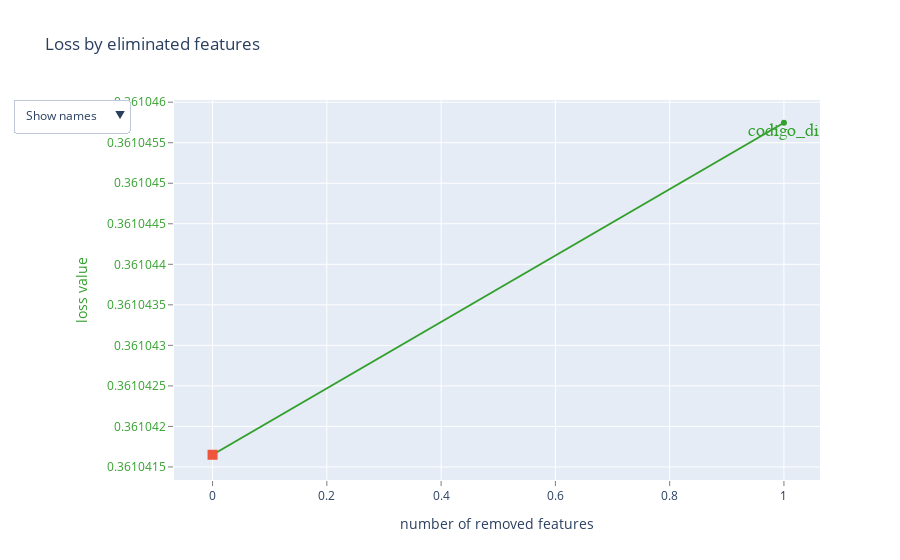

Notebook source saved alongside this figure:
### Code cell
## RFE Catboost
rfe_dict = model_ctb.select_features(X = dt_ax, 
                                     y = dt_ay, 
                                     features_for_select = '0-25',
                                     num_features_to_select = 25,
                                     steps = 2,
                                     train_final_model = False,
                                     plot = True)

### Figure 1 — Plotly figure (JSON) as saved in the notebook; plotly's stock layout.template omitted (floating-point values rounded to 4 significant figures)
{"data": [{"line": {"color": "rgb(51,160,44)"}, "mode": "lines+markers", "name": "", "text": ["", "codigo_di"], "type": "scatter", "visible": true, "x": [0, 1], "y": [0.361, 0.361]}, {"marker": {"size": 10, "symbol": "square"}, "mode": "markers", "name": "", "text": [""], "type": "scatter", "visible": true, "x": [0], "y": [0.361]}, {"mode": "text", "name": "", "text": ["", "1"], "textfont": {"color": "rgb(51,160,44)", "family": "sans serif", "size": 18}, "textposition": "bottom center", "type": "scatter", "visible": false, "x": [0, 1], "y": [0.361, 0.361]}, {"mode": "text", "name": "", "text": ["", "codigo_di"], "textfont": {"color": "rgb(51,160,44)", "family": "sans serif", "size": 18}, "textposition": "bottom center", "type": "scatter", "visible": true, "x": [0, 1], "y": [0.361, 0.361]}], "layout": {"autosize": true, "showlegend": false, "title": {"text": "Loss by eliminated features"}, "updatemenus": [{"active": 2, "buttons": [{"args": [{"visible": [true, true, false, false]}], "label": "Hide features", "method": "update"}, {"args": [{"visible": [true, true, true, false]}], "label": "Show indices", "method": "update"}, {"args": [{"visible": [true, true, false, true]}], "label": "Show names", "method": "update"}], "pad": {"r": 10, "t": 10}, "showactive": true, "x": -0.25, "xanchor": "left", "y": 1.03, "yanchor": "top"}], "xaxis": {"autorange": true, "gridcolor": "rgb(255,255,255)", "range": [-0.0611, 1.059], "showgrid": true, "showline": false, "showticklabels": true, "tickcolor": "rgb(127,127,127)", "ticks": "outside", "title": {"text": "number of removed features"}, "type": "linear", "zeroline": false}, "yaxis": {"autorange": true, "gridcolor": "rgb(255,255,255)", "range": [0.361, 0.361], "showgrid": true, "showline": false, "showticklabels": true, "tickcolor": "rgb(127,127,127)", "tickfont": {"color": "rgb(51,160,44)"}, "ticks": "outside", "title": {"font": {"color": "rgb(51,160,44)"}, "text": "loss value"}, "type": "linear", "zeroline": false}}}
